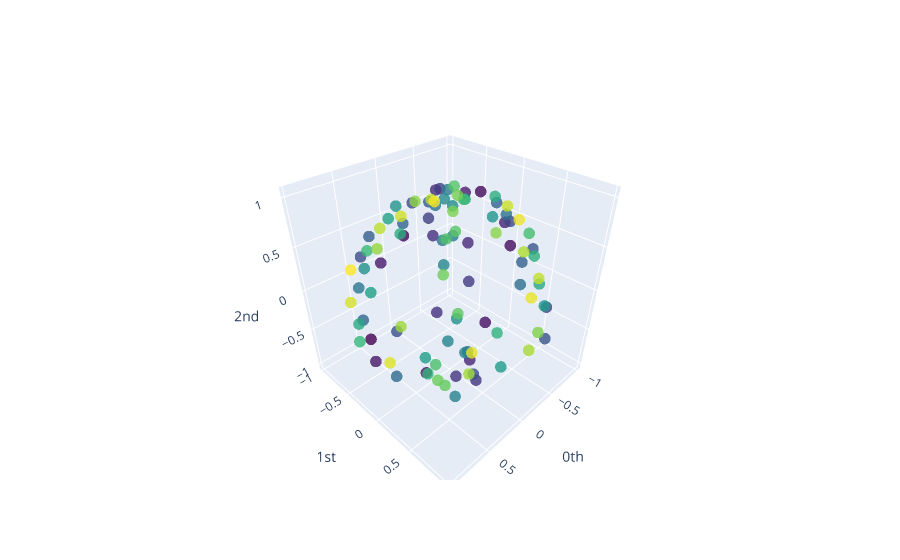

Write notebook code for a chart like this one.
### Code cell
plot_point_cloud(point_clouds[11]).show()
